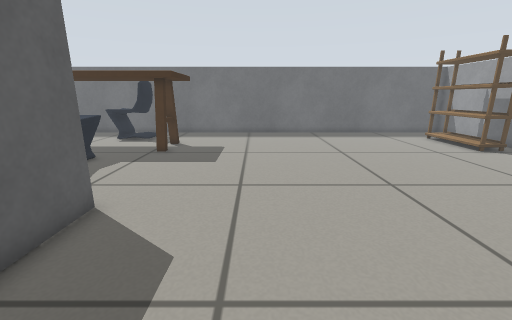
[1] (above)

16 first-person views from a walk through a world built for the Gazebo simulator. The camera is 0.57 m above the floor, tilts 14° down and sees 90° across. The floor is counted in squares, 0.2 m on a side. Each view is taken from the middle of a square. On the plan, view 1 faces up. The plan holds only what a view shows up to about 19 squares ahead; the rest is blank.

[2]
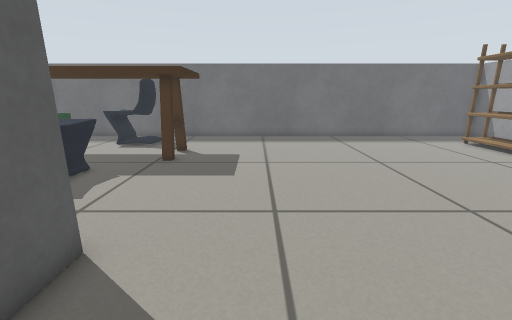

[3]
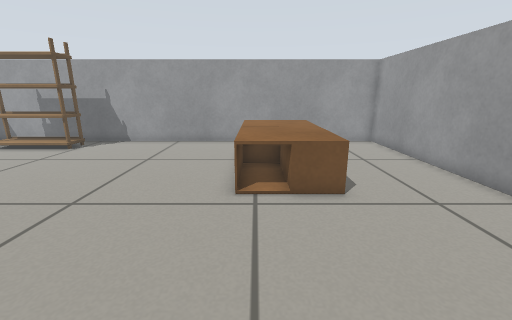

[4]
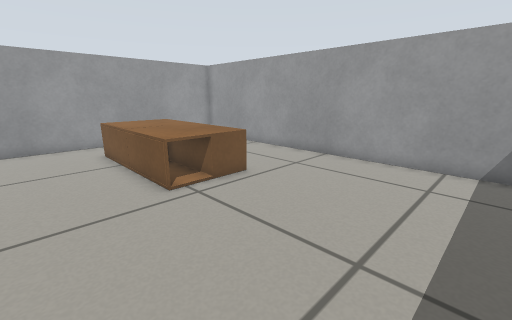

[5]
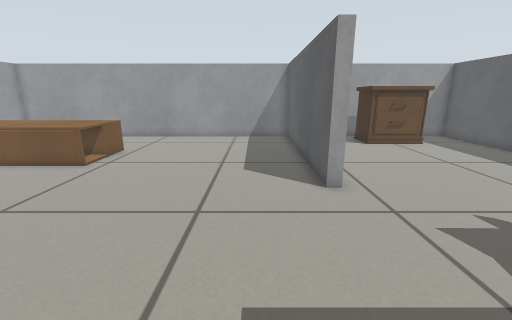

[6]
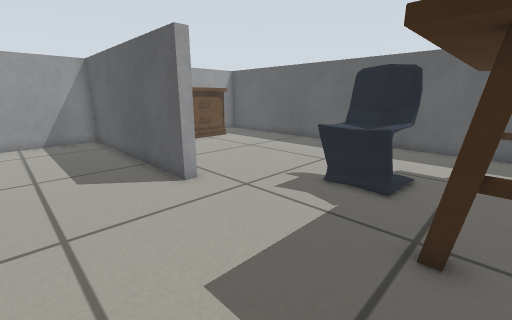

[7]
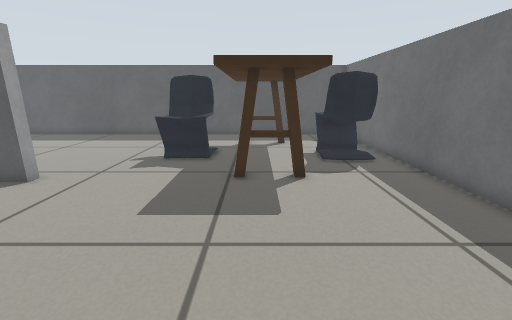

[8]
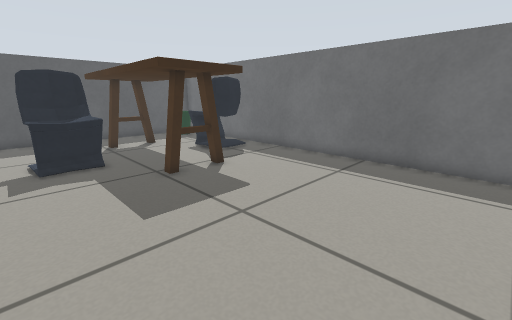

[9]
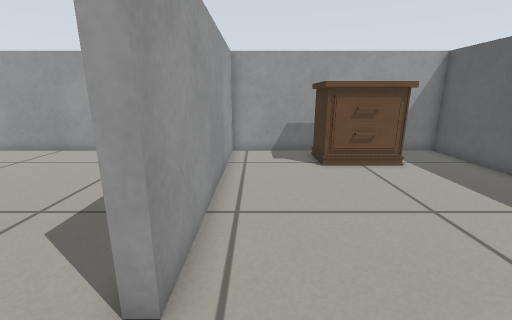

[10]
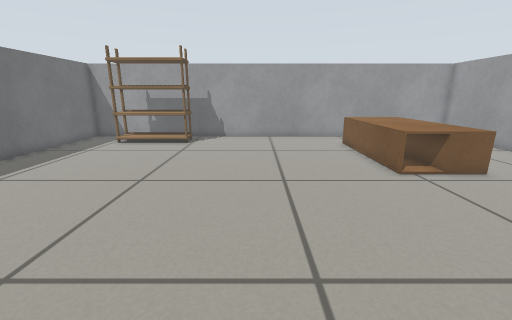

[11]
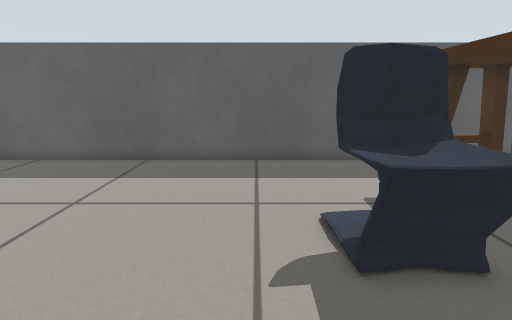

[12]
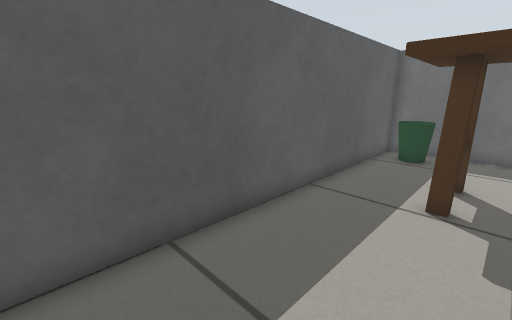

[13]
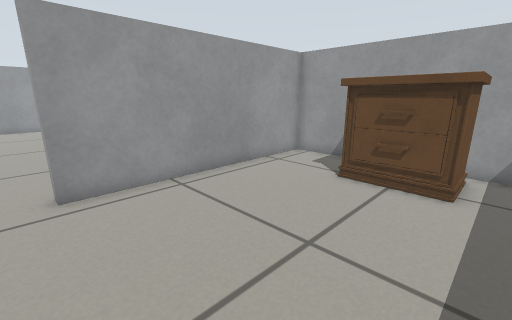

[14]
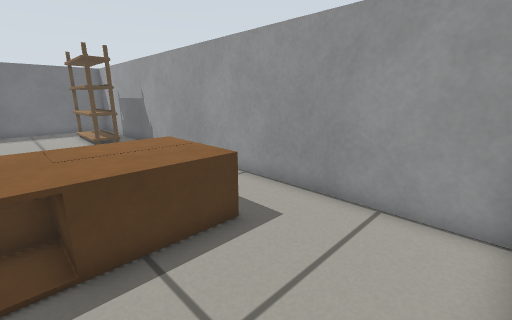

[15]
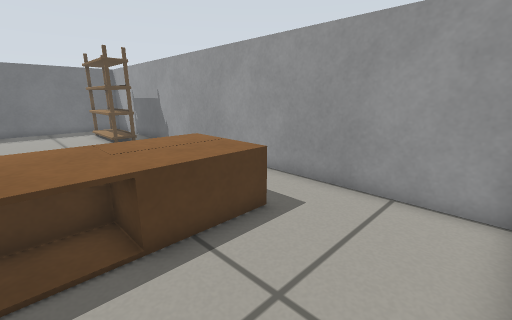

[16]
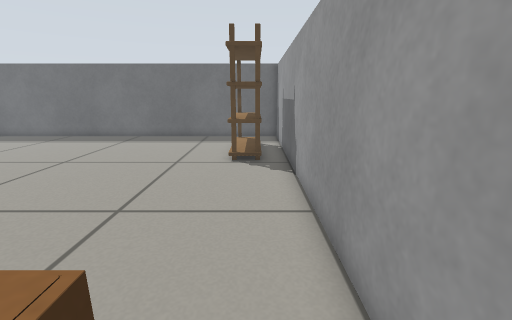

### Floor plan
Key: @ floor where view 1 was taken; # wall or solid block; . floor; = window, fence, low wall or low ledge; T thing the floor can be seen under or through.
Columns run from 16 left of view 1 to 15 right of it. Each row starts with its distance up from view 1.
 21 ################################
 20 ##=............................#
 19 ##==..=##......................#
 18 #.=...=##...................##.#
 17 #.....==#...................##.#
 16 #.. T      T#...............##.#
 15 #.. T      TT...............##.#
 14 #.. T      T#...............##.#
 13 #..TTTTTTTTTT...............##.#
 12 #......T==.....................#
 11 #......T#=.....................#
 10 #......T#=.....................#
  9 #..............................#
  8 #..............................#
  7 #..............................#
  6 #..........##..................#
  5 #..........##..................#
  4 #..........##..................#
  3 #..........##........========..#
  2 #..........##........========..#
  1 #..........##........========..#
  0 #..........##...@..............#
 -1 #..........##..................#
 -2 #...####...##..................#
 -3 #...#  #...##..................#
 -4 #....  ....##..................#
 -5 ################################

Positions as (right, up) in squares from view 1, and headings:
1: (0, 0), facing up
2: (-1, 2), facing up
3: (-2, 3), facing right
4: (-2, 7), facing down-right
5: (-2, 14), facing down
6: (0, 14), facing down-left
7: (4, 14), facing left
8: (4, 9), facing up-left
9: (-6, 9), facing down
10: (-4, 9), facing right
11: (-4, 8), facing left
12: (-11, 6), facing up-left
13: (-13, 7), facing down-right
14: (8, -4), facing up-right
15: (7, -4), facing up-right
16: (13, 2), facing up
